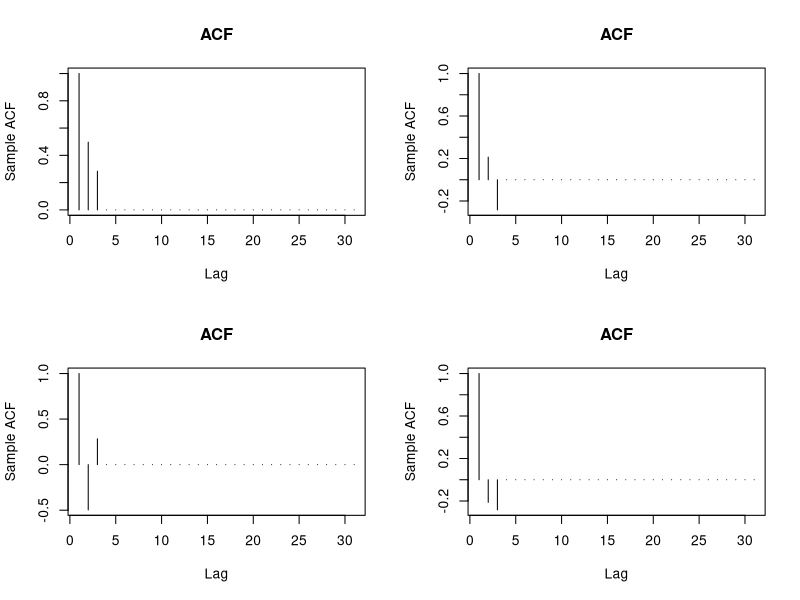

Recreate this plot in R.

rm(list = ls(all = TRUE))
graphics.off()

# parameter settings
lag	= 30	# lag value
b1	= 0.5	# value of beta_1
b2	= 0.4	# value of beta_2

par(mfrow = c(2, 2))

plot(ARMAacf(ar = numeric(0), ma = c(b1, b2), lag.max = lag, pacf = FALSE), 
    type = "h", xlab = "Lag", ylab = "Sample ACF")
title("ACF")

plot(ARMAacf(ar = numeric(0), ma = c(b1, -b2), lag.max = lag, pacf = FALSE), 
    type = "h", xlab = "Lag", ylab = "Sample ACF")
title("ACF")

plot(ARMAacf(ar = numeric(0), ma = c(-b1, b2), lag.max = lag, pacf = FALSE), 
    type = "h", xlab = "Lag", ylab = "Sample ACF")
title("ACF")

plot(ARMAacf(ar = numeric(0), ma = c(-b1, -b2), lag.max = lag, pacf = FALSE), 
    type = "h", xlab = "Lag", ylab = "Sample ACF")
title("ACF") 
